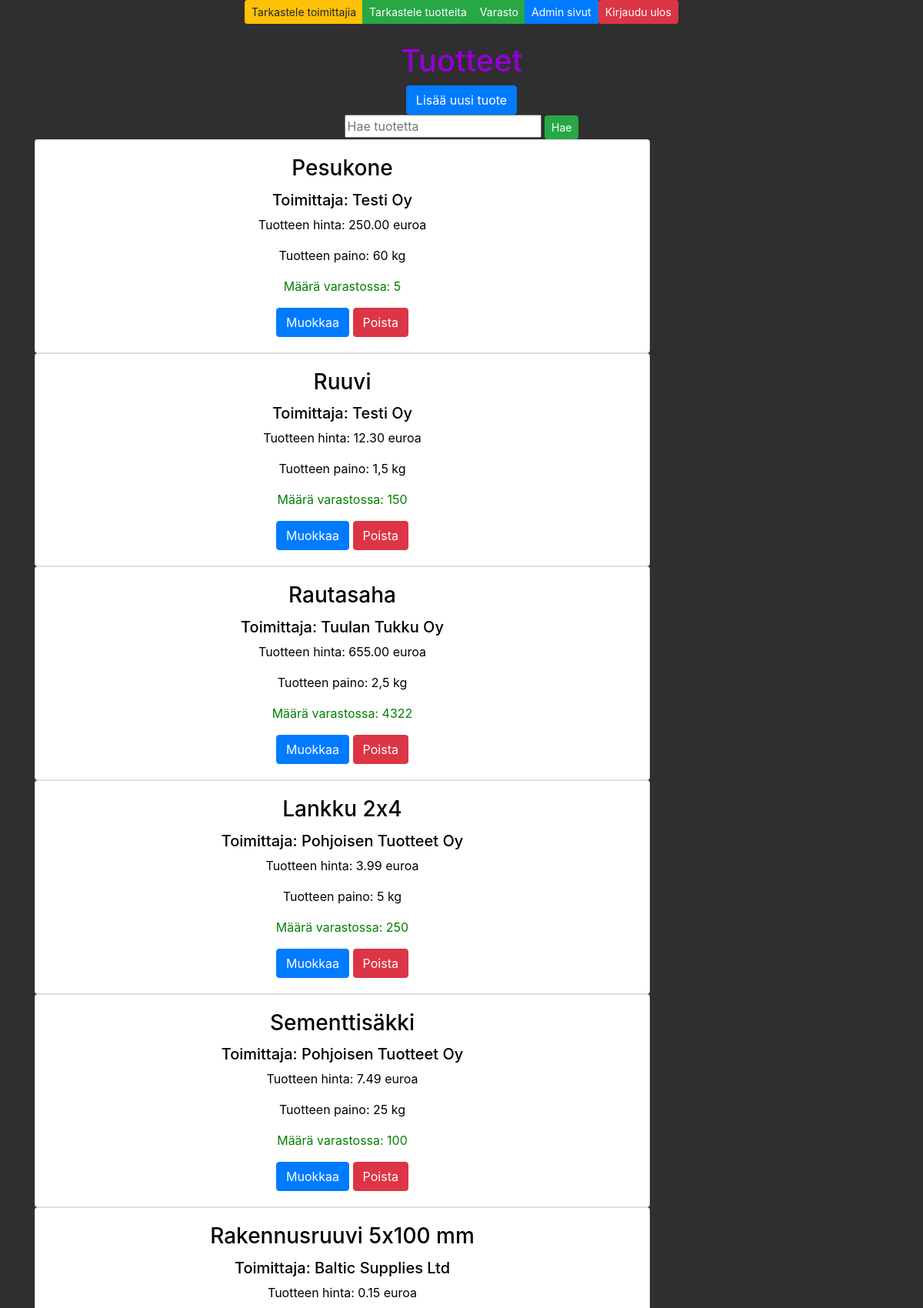
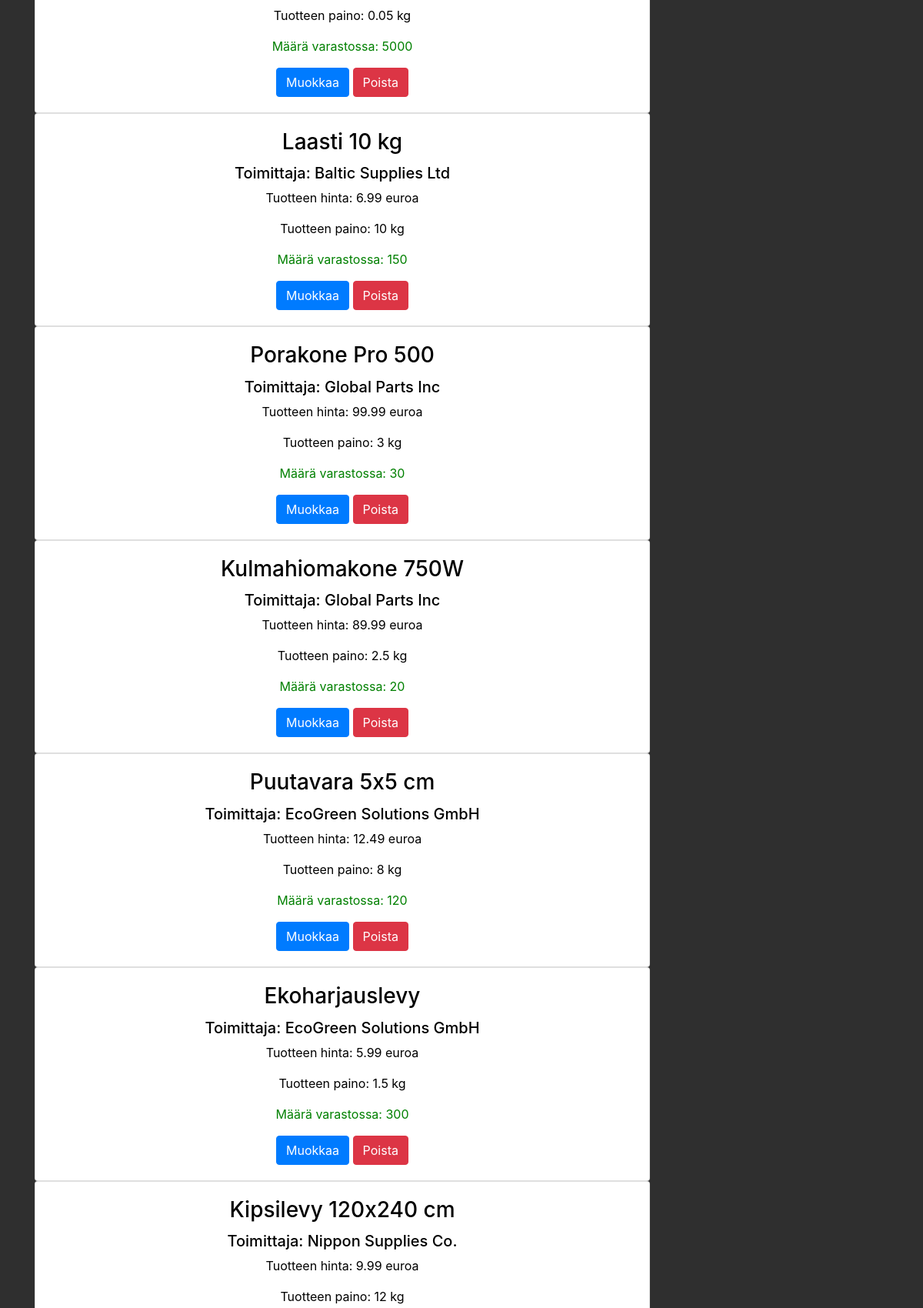
The app's page /tuotteet/ (signed in, upper part) with its own data (2 pictures, top to bottom).
### app/models.py (models this page shows, shortened)
class Tuote(models.Model):
    tuotenimi = models.CharField(max_length = 20, default = "tuotenimi")
    painoperkappale = models.CharField(max_length = 20, default = 3)
    kappalehinta = models.DecimalField(max_digits=8, decimal_places=2, default=1.00)
    tuotteitavarastossa = models.IntegerField(default = 3)
    toimittaja = models.ForeignKey(Toimittaja, on_delete=models.CASCADE, default=1)  # Oletusarvo lisätty tähän

class Toimittaja(models.Model):
    yritysnimi = models.CharField(max_length = 50, default="yritysnimi")
    yhteyshenkilö = models.CharField(max_length = 50, default="yhteyshenkilö")
    osoite = models.CharField(max_length = 100, default="osoite")
    puhelin = models.CharField(max_length = 20, default="puhelin")
    sähköposti = models.CharField(max_length = 50, default="sähköposti")
    maa = models.CharField(max_length = 50, default="maa")

### app/views.py (the view)
# urls.py: path('tuotteet/', tuotelistaview),
def tuotelistaview(request):
    if not request.user.is_authenticated: # Tarkistaa, onko käyttäjä kirjautunut sisään
        return render(request, 'loginpage.html') # Vie kirjautumissivulle, jos käyttäjä ei ole kirjautunut
    else:
        tuotelista = Tuote.objects.all() # Hakee kaikki Tuote-taulun tiedot tietokannasta
        toimittajalista = Toimittaja.objects.all() # Hakee kaikki Toimittaja-taulun tiedot
        context = {'tuotteet': tuotelista, 'toimittajat': toimittajalista} # Lisää tiedot kontekstiin
        return render (request,"tuotelista.html",context) # Näyttää tuotelistausmallin

### app/templates/tuotelista.html (shortened to what this page needs)
{% extends 'index.html' %}
{% block content %}
<br />
<br />
<h1>Tuotteet</h1>
<a onclick="showaddform()" class="btn btn-primary">Lisää uusi tuote</a>
<form method="post" action="/etsi-tuote/">
    <input class="card-text" type="text" placeholder="Hae tuotetta" name="search">
    <input type="submit" value="Hae" class="btn btn-success btn-sm">
</form>
{% for p in tuotteet %}
<div class="card" style="width: 50rem;">
    <div class="card-body">
        <h3 class="card-title">{{ p.tuotenimi }}</h3>
        <h5 class="card-text">Toimittaja: {{ p.toimittaja.yritysnimi }}</h5>
        <p class="card-text">Tuotteen hinta: {{ p.kappalehinta }} euroa</p>
        <p class="card-text">Tuotteen paino: {{ p.painoperkappale }}</p>
        <p class="card-text" style="color: green;">Määrä varastossa: {{ p.tuotteitavarastossa }}</p>
        <a href="/edit-tuote-get/{{ p.id }}/" class="btn btn-primary">Muokkaa</a>
        <a href="/vahvista-tuote-poisto/{{ p.id }}/" class="btn btn-danger">Poista</a>
    </div>
</div>
{%endfor%}
{% endblock %}

### app/static/style.css (style rules this page uses)
h1 { color: darkviolet; }
body { background-color: #2f2f2f; color: white; }
.card { color: black; }
.card-body { color: black; }

### records on screen
Tuote: tuotenimi "Pesukone", toimittaja.yritysnimi "Testi Oy", kappalehinta "250.00", painoperkappale "60 kg", tuotteitavarastossa "5"
Tuote: tuotenimi "Ruuvi", toimittaja.yritysnimi "Testi Oy", kappalehinta "12.30", painoperkappale "1,5 kg", tuotteitavarastossa "150"
Tuote: tuotenimi "Rautasaha", toimittaja.yritysnimi "Tuulan Tukku Oy", kappalehinta "655.00", painoperkappale "2,5 kg", tuotteitavarastossa "4322"
Tuote: tuotenimi "Lankku 2x4", toimittaja.yritysnimi "Pohjoisen Tuotteet Oy", kappalehinta "3.99", painoperkappale "5 kg", tuotteitavarastossa "250"
Tuote: tuotenimi "Sementtisäkki", toimittaja.yritysnimi "Pohjoisen Tuotteet Oy", kappalehinta "7.49", painoperkappale "25 kg", tuotteitavarastossa "100"
Tuote: tuotenimi "Rakennusruuvi 5x100 mm", toimittaja.yritysnimi "Baltic Supplies Ltd", kappalehinta "0.15", painoperkappale "0.05 kg", tuotteitavarastossa "5000"
Tuote: tuotenimi "Laasti 10 kg", toimittaja.yritysnimi "Baltic Supplies Ltd", kappalehinta "6.99", painoperkappale "10 kg", tuotteitavarastossa "150"
Tuote: tuotenimi "Porakone Pro 500", toimittaja.yritysnimi "Global Parts Inc", kappalehinta "99.99", painoperkappale "3 kg", tuotteitavarastossa "30"
Tuote: tuotenimi "Kulmahiomakone 750W", toimittaja.yritysnimi "Global Parts Inc", kappalehinta "89.99", painoperkappale "2.5 kg", tuotteitavarastossa "20"
Tuote: tuotenimi "Puutavara 5x5 cm", toimittaja.yritysnimi "EcoGreen Solutions GmbH", kappalehinta "12.49", painoperkappale "8 kg", tuotteitavarastossa "120"
Tuote: tuotenimi "Ekoharjauslevy", toimittaja.yritysnimi "EcoGreen Solutions GmbH", kappalehinta "5.99", painoperkappale "1.5 kg", tuotteitavarastossa "300"
Tuote: tuotenimi "Kipsilevy 120x240 cm", toimittaja.yritysnimi "Nippon Supplies Co.", kappalehinta "9.99", painoperkappale "12 kg"
